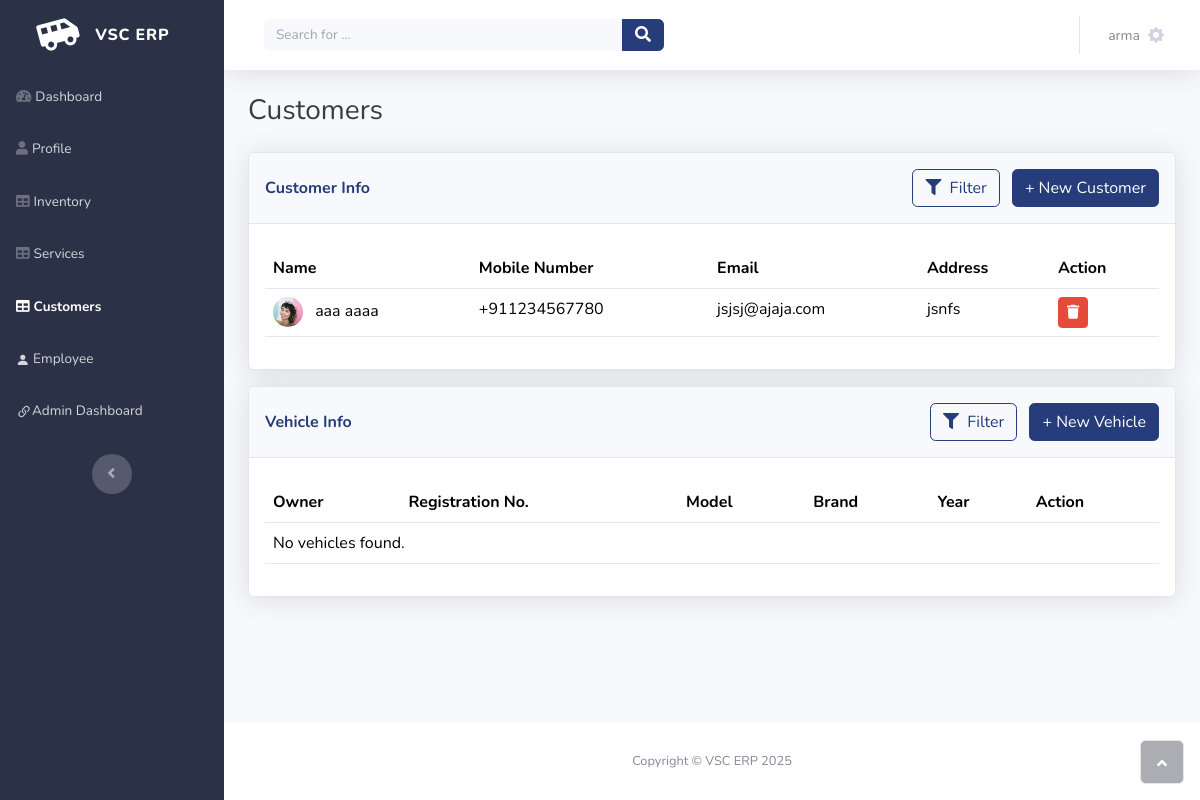
/customers/ (signed in), run on an earlier commit of the app's database.
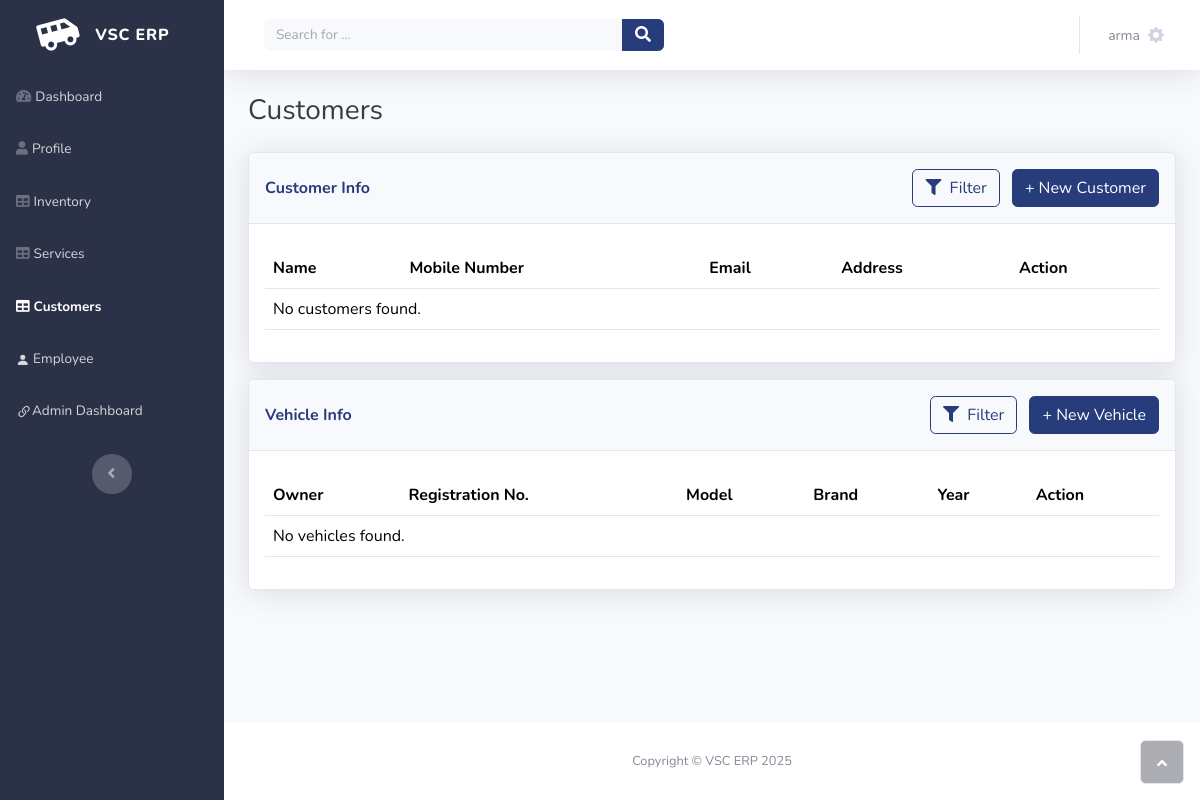
And on a later commit of the database.
### CORE/models.py (models this page shows, shortened)
class Customer(models.Model):
    user = models.OneToOneField(
        User,
        on_delete=models.CASCADE,
        primary_key=True  # Makes the user the primary key for this table
    )
    mobile_number = PhoneNumberField(
        region="IN",
        blank=False,
        null=False,
        help_text="Customer's primary contact number"
    )
    address = models.TextField(
        blank=True,
        null=True,
        help_text="Customer's full mailing address"
    )
    description = models.TextField(
        blank=True,
        null=True,
        help_text="Internal notes about the customer (e.g., 'V.I.P.', 'Prefers afternoon calls')"
    )

### CORE/views.py (the view)
# urls.py: path("customers/",views.customers,name="customers"),
@login_required()
def customers(request):
    all_customers = Customer.objects.select_related('user').all()
    all_vehicles = Vehicle.objects.select_related('customer__user', 'model__brand').all()
    customer_filter = CustomerFilter(request.GET, queryset=all_customers, prefix='cust')
    vehicle_filter = VehicleFilter(request.GET, queryset=all_vehicles, prefix='veh')
    context = {
        'customers': customer_filter.qs,
        'customer_filter': customer_filter,
        'is_filtered_customers': bool(customer_filter.form.changed_data),
        'vehicles': vehicle_filter.qs,
        'vehicle_filter': vehicle_filter,
        'is_filtered_vehicles': bool(vehicle_filter.form.changed_data),
    }
    return render(request,'customers.html', context)

### Masters/models.py (called while the page is built)
    def __str__(self):
        return self.name

    def __str__(self):
        return f"{self.brand.name} {self.name}"

### templates/customers.html (shortened to what the changed rows need)
{% extends 'partials/blank.html' %}
{% load static %}
{% block content %}
<div class="card shadow">
    <div class="card-body">
        <div class="table-responsive mt-2 table" id="dataTable" role="grid" aria-describedby="dataTable_info">
            <table class="table my-0" id="dataTable">
                <thead>
                    <tr>
                        <th>Name</th>
                        <th>Mobile Number</th>
                        <th>Email</th>
                        <th>Address</th>
                        <th>Action</th>
                    </tr>
                </thead>
                <tbody>
                    {% for customer in customers %}
                    <tr>
                        <td>
                            <img class="rounded-circle me-2" width="30" height="30" src="{% static 'assets/img/avatars/avatar1.jpeg' %}">
                            {{ customer.user.first_name }} {{ customer.user.last_name }}
                        </td>
                        <td>{{ customer.mobile_number }}</td>
                        <td>{{ customer.user.email }}</td>
                        <td>{{ customer.address }}</td>
                        <td>
                            <form method="POST" action="{% url 'CORE:customer_delete' customer.pk %}" style="display:inline;">
                                <button type="submit" class="btn btn-danger btn-sm" onclick="return confirm('Delete {{ customer.user.get_full_name|default:customer.user.username|escapejs }}?');">
                                    <i class="fas fa-trash"></i>
                                </button>
                            </form>
                        </td>
                    </tr>
                    {% empty %}
                    <tr>
                        <td colspan="5">No customers found.</td>
                    </tr>
                    {% endfor %}
                </tbody>
            </table>
        </div>
        </div>
</div>
{% load crispy_forms_tags %}
<div class="card shadow mt-3">
    <div class="card-body">
        <div class="table-responsive mt-2 table" id="dataTable-1" role="grid" aria-describedby="dataTable_info">
            <table class="table my-0" id="dataTable">
                <thead>
                    <tr>
                        <th>Owner</th>
                        <th>Registration No.</th>
                        <th>Model</th>
                        <th>Brand</th>
                        <th>Year</th>
                        <th>Action</th>
                    </tr>
                </thead>
            </table>
        </div>
        </div>
</div>
{% load crispy_forms_tags %}
{% endblock %}

What changed in the data, as far as the page shows it:
removed Customer: user.first_name "aaa", user.last_name "aaaa", mobile_number "+911234567780", user.email "jsjsj@ajaja.com", address "jsnfs"
Also different on the page:
text now shown: "No customers found."
